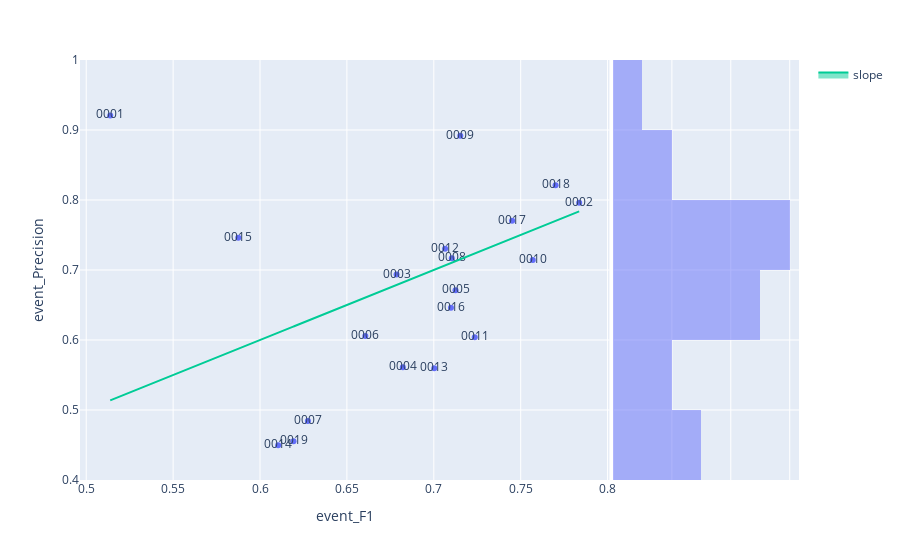

The cell this chart's notebook holds for it:
### Code cell
fig=px.scatter(modelMetrics,x="event_F1",y="event_Precision", marginal_y="histogram",text="testSubjectId")
fig.add_trace(
    go.Scatter(x=modelMetrics['event_F1'], y=modelMetrics['event_F1'], name="slope", mode='lines',fill="toself")
)
fig.show()

### Figure 1 — Plotly figure (JSON) as saved in the notebook; plotly's stock layout.template omitted (floating-point values rounded to 4 significant figures)
{"data": [{"hovertemplate": "event_F1=%{x}<br>event_Precision=%{y}<br>testSubjectId=%{text}<extra></extra>", "legendgroup": "", "marker": {"color": "#636efa", "symbol": "circle"}, "mode": "markers+text", "name": "", "orientation": "v", "showlegend": false, "text": ["0001", "0002", "0003", "0004", "0005", "0006", "0007", "0008", "0009", "0010", "0011", "0012", "0013", "0014", "0015", "0016", "0017", "0018", "0019"], "type": "scatter", "x": [0.5138, 0.7837, 0.6786, 0.6822, 0.7125, 0.6606, 0.6276, 0.7104, 0.7152, 0.7569, 0.7235, 0.7065, 0.7003, 0.6105, 0.5875, 0.7099, 0.7451, 0.7701, 0.6193], "xaxis": "x", "y": [0.9208, 0.796, 0.6934, 0.5612, 0.671, 0.6056, 0.4842, 0.7169, 0.8917, 0.7143, 0.6038, 0.7304, 0.5596, 0.4495, 0.746, 0.6461, 0.7705, 0.821, 0.4552], "yaxis": "y"}, {"alignmentgroup": "True", "bingroup": "y", "hovertemplate": "event_Precision=%{y}<br>count=%{x}<extra></extra>", "legendgroup": "", "marker": {"color": "#636efa"}, "name": "", "offsetgroup": "", "opacity": 0.5, "showlegend": false, "type": "histogram", "xaxis": "x2", "y": [0.9208, 0.796, 0.6934, 0.5612, 0.671, 0.6056, 0.4842, 0.7169, 0.8917, 0.7143, 0.6038, 0.7304, 0.5596, 0.4495, 0.746, 0.6461, 0.7705, 0.821, 0.4552], "yaxis": "y2"}, {"fill": "toself", "mode": "lines", "name": "slope", "type": "scatter", "x": [0.5138, 0.7837, 0.6786, 0.6822, 0.7125, 0.6606, 0.6276, 0.7104, 0.7152, 0.7569, 0.7235, 0.7065, 0.7003, 0.6105, 0.5875, 0.7099, 0.7451, 0.7701, 0.6193], "y": [0.5138, 0.7837, 0.6786, 0.6822, 0.7125, 0.6606, 0.6276, 0.7104, 0.7152, 0.7569, 0.7235, 0.7065, 0.7003, 0.6105, 0.5875, 0.7099, 0.7451, 0.7701, 0.6193]}], "layout": {"barmode": "overlay", "legend": {"tracegroupgap": 0}, "margin": {"t": 60}, "xaxis": {"anchor": "y", "domain": [0, 0.7363], "title": {"text": "event_F1"}}, "xaxis2": {"anchor": "y2", "domain": [0.7413, 1], "matches": "x2", "showgrid": true, "showline": false, "showticklabels": false, "ticks": ""}, "yaxis": {"anchor": "x", "domain": [0, 1], "title": {"text": "event_Precision"}}, "yaxis2": {"anchor": "x2", "domain": [0, 1], "matches": "y", "showgrid": true, "showticklabels": false}}}
